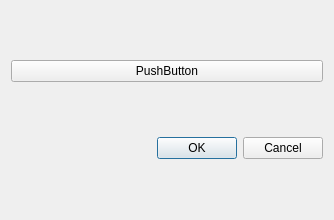
<?xml version="1.0" encoding="UTF-8"?>
<ui version="4.0">
 <class>Dialog</class>
 <widget class="QDialog" name="Dialog">
  <property name="geometry">
   <rect>
    <x>0</x>
    <y>0</y>
    <width>334</width>
    <height>220</height>
   </rect>
  </property>
  <property name="windowTitle">
   <string>Dialog</string>
  </property>
  <layout class="QVBoxLayout">
   <item>
    <widget class="QPushButton" name="pushButton">
     <property name="text">
      <string>PushButton</string>
     </property>
    </widget>
   </item>
   <item>
    <widget class="QDialogButtonBox" name="buttonBox">
     <property name="orientation">
      <enum>Qt::Horizontal</enum>
     </property>
     <property name="standardButtons">
      <set>QDialogButtonBox::Cancel|QDialogButtonBox::Ok</set>
     </property>
    </widget>
   </item>
  </layout>
 </widget>
 <resources/>
 <connections>
  <connection>
   <sender>buttonBox</sender>
   <signal>accepted()</signal>
   <receiver>Dialog</receiver>
   <slot>accept()</slot>
   <hints>
    <hint type="sourcelabel">
     <x>227</x>
     <y>372</y>
    </hint>
    <hint type="destinationlabel">
     <x>157</x>
     <y>274</y>
    </hint>
   </hints>
  </connection>
  <connection>
   <sender>buttonBox</sender>
   <signal>rejected()</signal>
   <receiver>Dialog</receiver>
   <slot>reject()</slot>
   <hints>
    <hint type="sourcelabel">
     <x>286</x>
     <y>378</y>
    </hint>
    <hint type="destinationlabel">
     <x>286</x>
     <y>274</y>
    </hint>
   </hints>
  </connection>
 </connections>
</ui>
